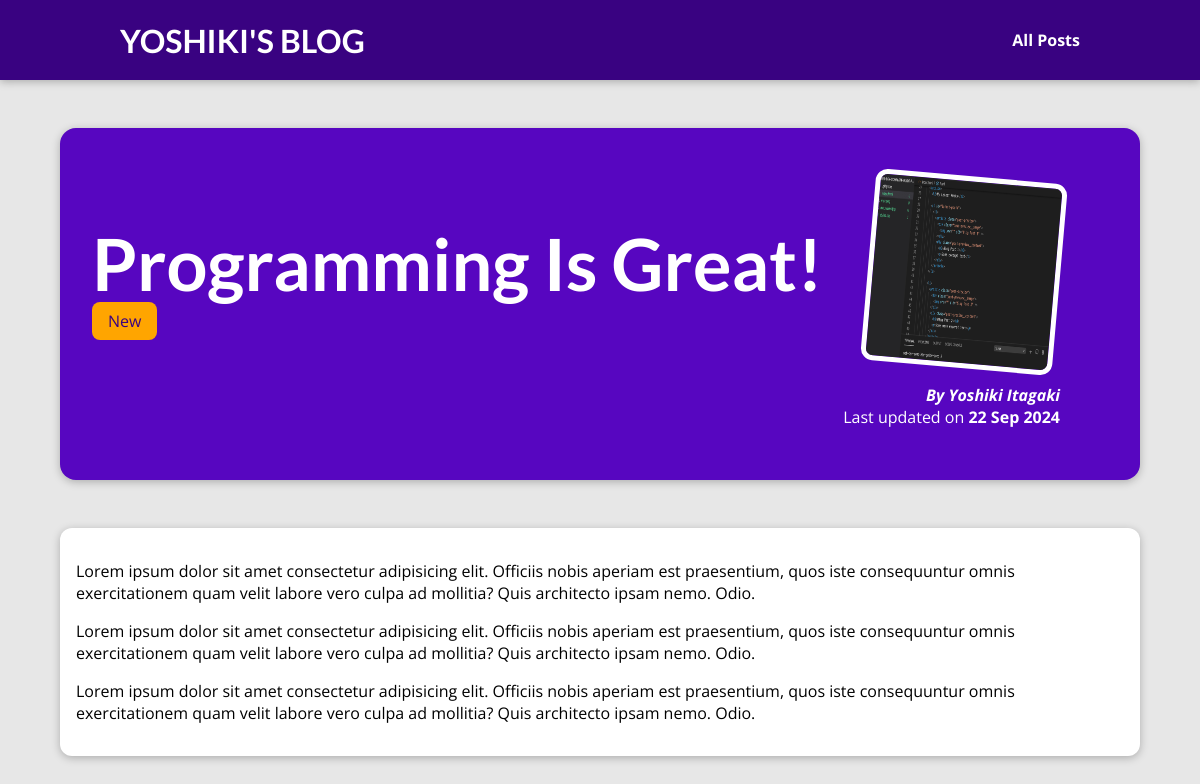
Page /posts/programming-is-fun on the committed database.
### blog/models.py (models this page shows, shortened)
class Post(models.Model):
    title = models.CharField(max_length=150)
    excerpt = models.CharField(max_length=200)
    image = models.ImageField(upload_to="posts", null=True)
    date = models.DateField(auto_now=True)
    slug = models.SlugField(unique=True, db_index=True)
    content = models.TextField(validators=[MinLengthValidator(10)])
    author = models.ForeignKey(Author, on_delete=models.SET_NULL, null=True, related_name="books")
    tags = models.ManyToManyField(Tag)

class Tag(models.Model):
    caption = models.CharField(max_length=20)

class Author(models.Model):
    first_name = models.CharField(max_length=100)
    last_name = models.CharField(max_length=100)
    email_address = models.EmailField()
    def full_name(self):
        return f"{self.first_name} {self.last_name}"
    def __str__(self) -> str:
        return self.full_name()

### blog/views.py (the view)
# urls.py: path("posts/<slug:slug>", views.SinglePostView.as_view(), name="post-detail-page"),
class SinglePostView(DetailView):
    template_name = "blog/post-detail.html"
    model = Post
    def get_context_data(self, **kwargs: Any):
        context = super().get_context_data(**kwargs)
        context["post_tags"] = self.object.tags.all()
        return context

### blog/templates/blog/post-detail.html (shortened to what this page needs)
{% extends "base.html" %}
{% load static %}
{% block css_files %}
   <link rel="stylesheet" href="{% static "blog/post-detail.css" %}" />
{% endblock%}
{% block content %}
    <section id="summary">
        <h2>{{ post.title }}</h2>
        <div>
            {% for tag in post_tags %}
                <span class="tag">{{ tag.caption }}</span>
            {% endfor %}
        </div>
        <article>
            {% if post.image %}
                <img src="{{ post.image.url }}" alt="Post Title" />
            {% endif %}
            <address>By <a href="mailto:{{ post.author.email_address }}">{{ post.author }}</a></address>
            <div>
                Last updated on <time>{{ post.date|date:"d M Y" }}</time>
            </div>
        </article>
    </section>
    <main>
        {{ post.content|linebreaks }}
    </main>
{% endblock %}

### static/app.css (style rules this page uses)
* { box-sizing: border-box; }
html { font-family: 'Open Sans', 'Lato', sans-serif; }
body { margin: 0; }
h1, h2, h3 { font-family: 'Lato', sans-serif; font-weight: bold; }

### blog/static/blog/post-detail.css (style rules this page uses)
body { background-color: #e7e7e7; }
#summary { margin: 8rem auto 3rem auto; padding: 2rem; width: 90%; max-width: 90rem; border-radius: 16px; background-color: #5706c0; position: relative; box-shadow: 0 2px 8px rgba(0, 0, 0, 0.25); height: 22rem; }
#summary h2 { color: white; font-size: 4.5rem; margin-bottom: 0.25rem; }
#summary article { position: absolute; top: 2rem; right: 3rem; padding: 1rem 2rem; border-radius: 12px; text-align: right; color: white; }
#summary article img { width: 12rem; height: 12rem; border-radius: 12px; transform: rotateZ(5deg); border: 5px solid white; margin-bottom: 1rem; }
#summary address { font-weight: bold; }
#summary a { color: white; text-decoration: none; }
#summary time { font-weight: bold; }
main { width: 90%; max-width: 90rem; margin: 3rem auto; background-color: white; padding: 1rem; border-radius: 12px; box-shadow: 0 2px 8px rgba(0, 0, 0, 0.25); }
.tag { background-color: orange; color: #390281; padding: 0.5rem 1rem; border-radius: 8px; }

### rows in the picture
Post: title "Programming Is Great!", image (picture), author "Yoshiki Itagaki", date "22 Sep 2024", content "Lorem ipsum dolor sit amet consectetur adipisicing elit. Officiis nobis aperiam est praesentium, quos iste consequuntur omnis exercitationem quam velit labore vero culpa ad mollitia? Quis architecto ipsam nemo. Odio. Lorem ipsum dolor sit amet consectetur adipisicing elit. Officiis nobis aperiam est praesentium, quos iste consequuntur omnis exercitationem quam velit labore vero culpa ad mollitia? Quis architecto ipsam nemo. Odio. Lorem ipsum dolor sit amet consectetur adipisicing elit. Officiis nobis aperiam est praesentium, quos iste consequuntur omnis exercitationem quam velit labore vero culpa ad mollitia? Quis architecto ipsam nemo. Odio."
Tag: caption "New"
